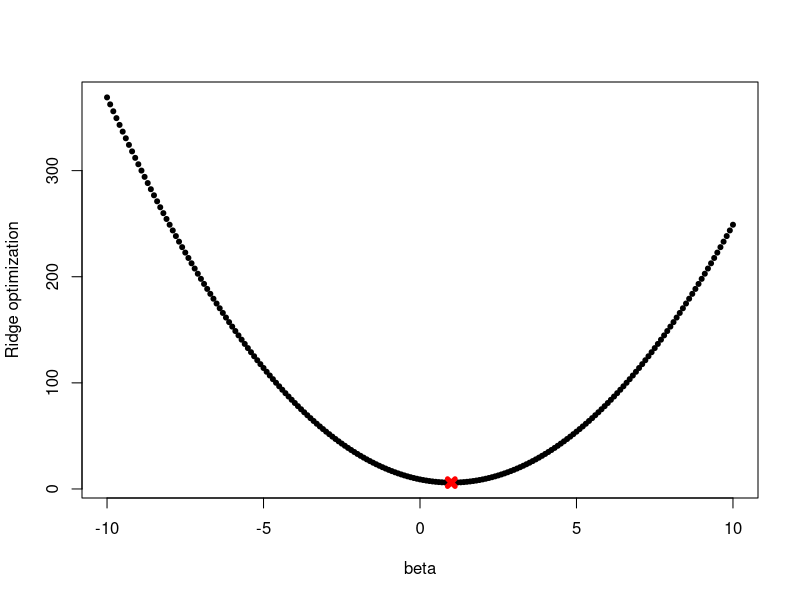
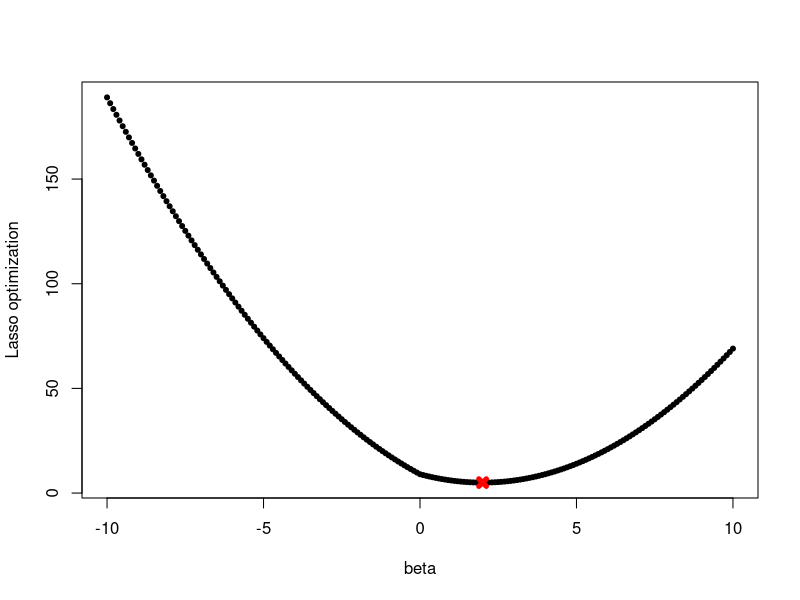
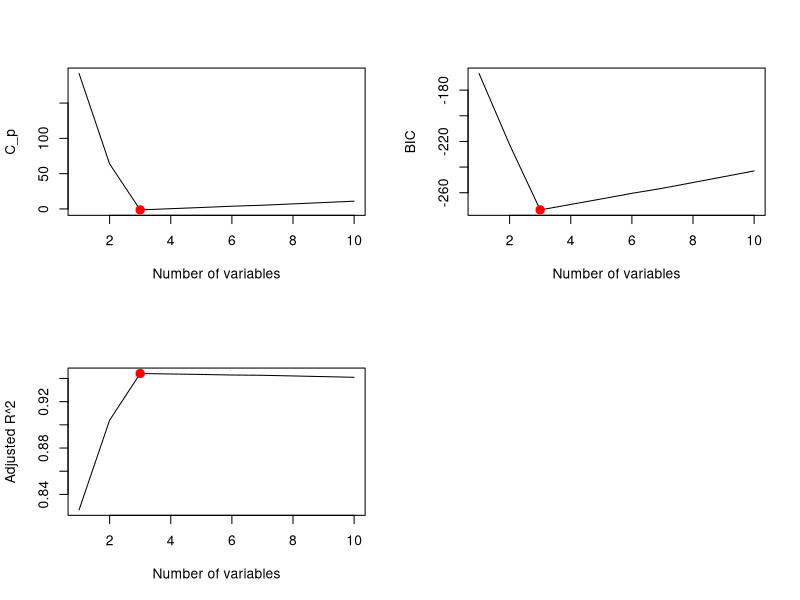
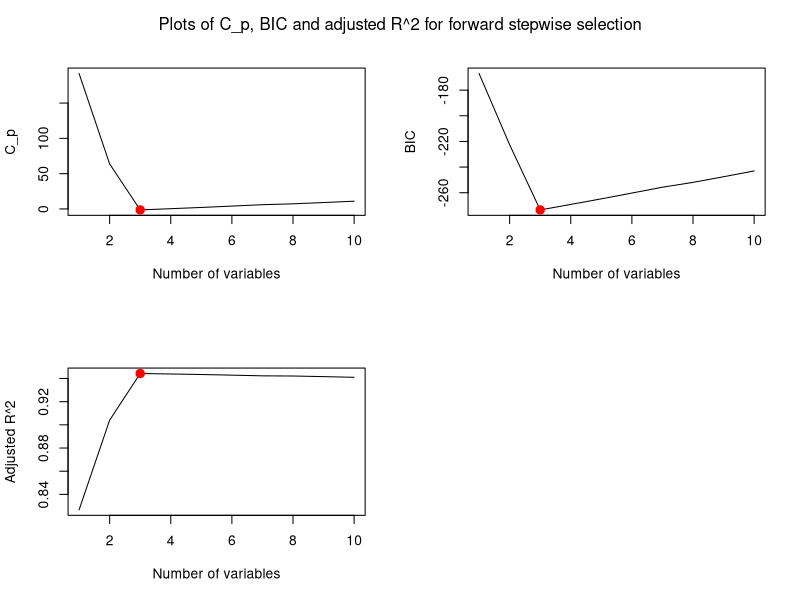
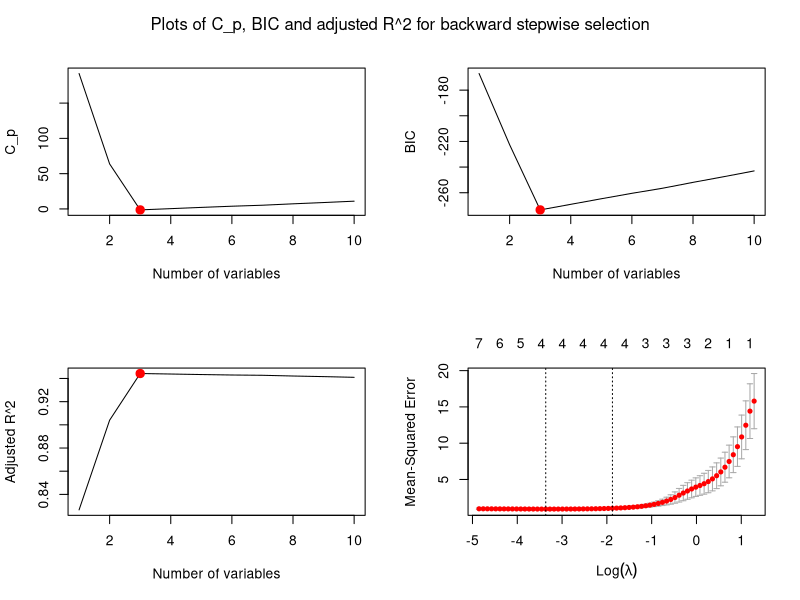
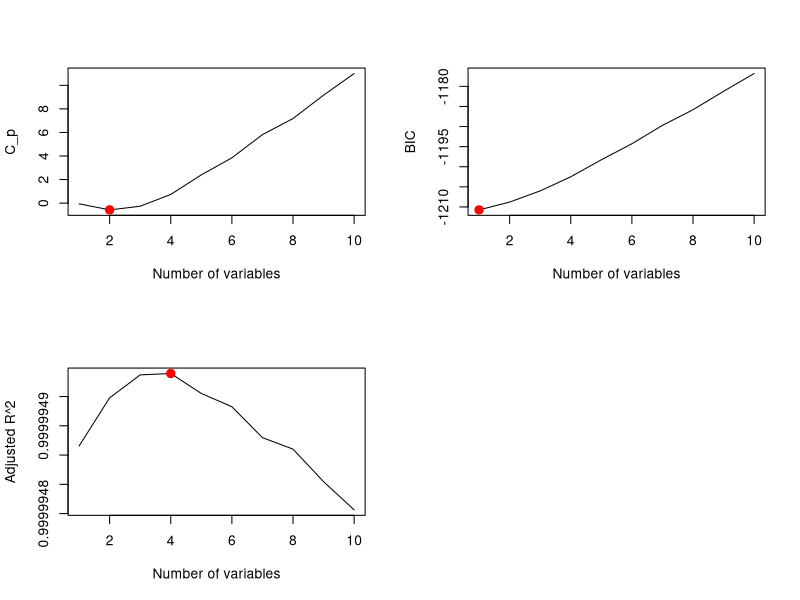

Here is the R script that generated these plots, in order: (Note: this script raises an error after producing the figures.)
## ---- chunk 1
y <- 3
lambda <- 2
beta <- seq(-10, 10, 0.1)
plot(beta, (y - beta)^2 + lambda * beta^2, pch = 20, xlab = "beta", ylab = "Ridge optimization")
beta.est <- y / (1 + lambda)
points(beta.est, (y - beta.est)^2 + lambda * beta.est^2, col = "red", pch = 4, lwd = 5)
## ---- chunk 2
y <- 3
lambda <- 2
beta <- seq(-10, 10, 0.1)
plot(beta, (y - beta)^2 + lambda * abs(beta), pch = 20, xlab = "beta", ylab = "Lasso optimization")
beta.est <- y - lambda / 2
points(beta.est, (y - beta.est)^2 + lambda * abs(beta.est), col = "red", pch = 4, lwd = 5)
## ---- chunk 3
set.seed(1)
x <- rnorm(100)
eps <- rnorm(100)
## ---- chunk 4
b0 <- 2
b1 <- 3
b2 <- -1
b3 <- 0.5
y <- b0 + b1 * x + b2 * x^2 + b3 * x^3 + eps
## ---- chunk 5
library(leaps)
data.full <- data.frame(y = y, x = x)
regfit.full <- regsubsets(y ~ x + I(x^2) + I(x^3) + I(x^4) + I(x^5) + I(x^6) + I(x^7) + I(x^8) + I(x^9) + I(x^10), data = data.full, nvmax = 10)
reg.summary <- summary(regfit.full)
par(mfrow = c(2, 2))
plot(reg.summary$cp, xlab = "Number of variables", ylab = "C_p", type = "l")
points(which.min(reg.summary$cp), reg.summary$cp[which.min(reg.summary$cp)], col = "red", cex = 2, pch = 20)
plot(reg.summary$bic, xlab = "Number of variables", ylab = "BIC", type = "l")
points(which.min(reg.summary$bic), reg.summary$bic[which.min(reg.summary$bic)], col = "red", cex = 2, pch = 20)
plot(reg.summary$adjr2, xlab = "Number of variables", ylab = "Adjusted R^2", type = "l")
points(which.max(reg.summary$adjr2), reg.summary$adjr2[which.max(reg.summary$adjr2)], col = "red", cex = 2, pch = 20)
## ---- chunk 6
coef(regfit.full, which.max(reg.summary$adjr2))
## ---- chunk 7
regfit.fwd <- regsubsets(y ~ x + I(x^2) + I(x^3) + I(x^4) + I(x^5) + I(x^6) + I(x^7) + I(x^8) + I(x^9) + I(x^10), data = data.full, nvmax = 10, method = "forward")
reg.summary.fwd <- summary(regfit.fwd)
par(mfrow = c(2, 2))
plot(reg.summary.fwd$cp, xlab = "Number of variables", ylab = "C_p", type = "l")
points(which.min(reg.summary.fwd$cp), reg.summary.fwd$cp[which.min(reg.summary.fwd$cp)], col = "red", cex = 2, pch = 20)
plot(reg.summary.fwd$bic, xlab = "Number of variables", ylab = "BIC", type = "l")
points(which.min(reg.summary.fwd$bic), reg.summary.fwd$bic[which.min(reg.summary.fwd$bic)], col = "red", cex = 2, pch = 20)
plot(reg.summary.fwd$adjr2, xlab = "Number of variables", ylab = "Adjusted R^2", type = "l")
points(which.max(reg.summary.fwd$adjr2), reg.summary.fwd$adjr2[which.max(reg.summary.fwd$adjr2)], col = "red", cex = 2, pch = 20)
mtext("Plots of C_p, BIC and adjusted R^2 for forward stepwise selection", side = 3, line = -2, outer = TRUE)
## ---- chunk 8
coef(regfit.fwd, which.max(reg.summary.fwd$adjr2))
## ---- chunk 9
regfit.bwd <- regsubsets(y ~ x + I(x^2) + I(x^3) + I(x^4) + I(x^5) + I(x^6) + I(x^7) + I(x^8) + I(x^9) + I(x^10), data = data.full, nvmax = 10, method = "backward")
reg.summary.bwd <- summary(regfit.bwd)
par(mfrow = c(2, 2))
plot(reg.summary.bwd$cp, xlab = "Number of variables", ylab = "C_p", type = "l")
points(which.min(reg.summary.bwd$cp), reg.summary.bwd$cp[which.min(reg.summary.bwd$cp)], col = "red", cex = 2, pch = 20)
plot(reg.summary.bwd$bic, xlab = "Number of variables", ylab = "BIC", type = "l")
points(which.min(reg.summary.bwd$bic), reg.summary.bwd$bic[which.min(reg.summary.bwd$bic)], col = "red", cex = 2, pch = 20)
plot(reg.summary.bwd$adjr2, xlab = "Number of variables", ylab = "Adjusted R^2", type = "l")
points(which.max(reg.summary.bwd$adjr2), reg.summary.bwd$adjr2[which.max(reg.summary.bwd$adjr2)], col = "red", cex = 2, pch = 20)
mtext("Plots of C_p, BIC and adjusted R^2 for backward stepwise selection", side = 3, line = -2, outer = TRUE)
## ---- chunk 10
coef(regfit.bwd, which.max(reg.summary.bwd$adjr2))
## ---- chunk 11
library(glmnet)
xmat <- model.matrix(y ~ x + I(x^2) + I(x^3) + I(x^4) + I(x^5) + I(x^6) + I(x^7) + I(x^8) + I(x^9) + I(x^10), data = data.full)[, -1]
cv.lasso <- cv.glmnet(xmat, y, alpha = 1)
plot(cv.lasso)
bestlam <- cv.lasso$lambda.min
bestlam
## ---- chunk 12
fit.lasso <- glmnet(xmat, y, alpha = 1)
predict(fit.lasso, s = bestlam, type = "coefficients")[1:11, ]
## ---- chunk 13
b7 <- 7
y <- b0 + b7 * x^7 + eps
data.full <- data.frame(y = y, x = x)
regfit.full <- regsubsets(y ~ x + I(x^2) + I(x^3) + I(x^4) + I(x^5) + I(x^6) + I(x^7) + I(x^8) + I(x^9) + I(x^10), data = data.full, nvmax = 10)
reg.summary <- summary(regfit.full)
par(mfrow = c(2, 2))
plot(reg.summary$cp, xlab = "Number of variables", ylab = "C_p", type = "l")
points(which.min(reg.summary$cp), reg.summary$cp[which.min(reg.summary$cp)], col = "red", cex = 2, pch = 20)
plot(reg.summary$bic, xlab = "Number of variables", ylab = "BIC", type = "l")
points(which.min(reg.summary$bic), reg.summary$bic[which.min(reg.summary$bic)], col = "red", cex = 2, pch = 20)
plot(reg.summary$adjr2, xlab = "Number of variables", ylab = "Adjusted R^2", type = "l")
points(which.max(reg.summary$adjr2), reg.summary$adjr2[which.max(reg.summary$adjr2)], col = "red", cex = 2, pch = 20)
## ---- chunk 14
coef(regfit.full, 1)
coef(regfit.full, 2)
coef(regfit.full, 4)
## ---- chunk 15
xmat <- model.matrix(y ~ x + I(x^2) + I(x^3) + I(x^4) + I(x^5) + I(x^6) + I(x^7) + I(x^8) + I(x^9) + I(x^10), data = data.full)[, -1]
cv.lasso <- cv.glmnet(xmat, y, alpha = 1)
bestlam <- cv.lasso$lambda.min
bestlam
fit.lasso <- glmnet(xmat, y, alpha = 1)
predict(fit.lasso, s = bestlam, type = "coefficients")[1:11, ]
## ---- chunk 16
set.seed(11)
train = sample(1:dim(College)[1], dim(College)[1] / 2)
test <- -train
College.train <- College[train, ]
College.test <- College[test, ]
## ---- chunk 17
fit.lm <- lm(Apps ~ ., data = College.train)
pred.lm <- predict(fit.lm, College.test)
mean((pred.lm - College.test$Apps)^2)
## ---- chunk 18
train.mat <- model.matrix(Apps ~ ., data = College.train)
test.mat <- model.matrix(Apps ~ ., data = College.test)
grid <- 10 ^ seq(4, -2, length = 100)
fit.ridge <- glmnet(train.mat, College.train$Apps, alpha = 0, lambda = grid, thresh = 1e-12)
cv.ridge <- cv.glmnet(train.mat, College.train$Apps, alpha = 0, lambda = grid, thresh = 1e-12)
bestlam.ridge <- cv.ridge$lambda.min
bestlam.ridge
pred.ridge <- predict(fit.ridge, s = bestlam.ridge, newx = test.mat)
mean((pred.ridge - College.test$Apps)^2)
## ---- chunk 19
fit.lasso <- glmnet(train.mat, College.train$Apps, alpha = 1, lambda = grid, thresh = 1e-12)
cv.lasso <- cv.glmnet(train.mat, College.train$Apps, alpha = 1, lambda = grid, thresh = 1e-12)
bestlam.lasso <- cv.lasso$lambda.min
bestlam.lasso
pred.lasso <- predict(fit.lasso, s = bestlam.lasso, newx = test.mat)
mean((pred.lasso - College.test$Apps)^2)
## ---- chunk 20
predict(fit.lasso, s = bestlam.lasso, type = "coefficients")
## ---- chunk 21
library(pls)
fit.pcr <- pcr(Apps ~ ., data = College.train, scale = TRUE, validation = "CV")
validationplot(fit.pcr, val.type = "MSEP")
pred.pcr <- predict(fit.pcr, College.test, ncomp = 10)
mean((pred.pcr - College.test$Apps)^2)
## ---- chunk 22
fit.pls <- plsr(Apps ~ ., data = College.train, scale = TRUE, validation = "CV")
validationplot(fit.pls, val.type = "MSEP")
pred.pls <- predict(fit.pls, College.test, ncomp = 10)
mean((pred.pls - College.test$Apps)^2)
## ---- chunk 23
test.avg <- mean(College.test$Apps)
lm.r2 <- 1 - mean((pred.lm - College.test$Apps)^2) / mean((test.avg - College.test$Apps)^2)
ridge.r2 <- 1 - mean((pred.ridge - College.test$Apps)^2) / mean((test.avg - College.test$Apps)^2)
lasso.r2 <- 1 - mean((pred.lasso - College.test$Apps)^2) / mean((test.avg - College.test$Apps)^2)
pcr.r2 <- 1 - mean((pred.pcr - College.test$Apps)^2) / mean((test.avg - College.test$Apps)^2)
pls.r2 <- 1 - mean((pred.pls - College.test$Apps)^2) / mean((test.avg - College.test$Apps)^2)
## ---- chunk 24
set.seed(1)
x <- matrix(rnorm(1000 * 20), 1000, 20)
b <- rnorm(20)
b[3] <- 0
b[4] <- 0
b[9] <- 0
b[19] <- 0
b[10] <- 0
eps <- rnorm(1000)
y <- x %*% b + eps
## ---- chunk 25
train <- sample(seq(1000), 100, replace = FALSE)
test <- -train
x.train <- x[train, ]
x.test <- x[test, ]
y.train <- y[train]
y.test <- y[test]
## ---- chunk 26
data.train <- data.frame(y = y.train, x = x.train)
regfit.full <- regsubsets(y ~ ., data = data.train, nvmax = 20)
train.mat <- model.matrix(y ~ ., data = data.train, nvmax = 20)
val.errors <- rep(NA, 20)
for (i in 1:20) {
    coefi <- coef(regfit.full, id = i)
    pred <- train.mat[, names(coefi)] %*% coefi
    val.errors[i] <- mean((pred - y.train)^2)
}
plot(val.errors, xlab = "Number of predictors", ylab = "Training MSE", pch = 19, type = "b")
## ---- chunk 27
data.test <- data.frame(y = y.test, x = x.test)
test.mat <- model.matrix(y ~ ., data = data.test, nvmax = 20)
val.errors <- rep(NA, 20)
for (i in 1:20) {
    coefi <- coef(regfit.full, id = i)
    pred <- test.mat[, names(coefi)] %*% coefi
    val.errors[i] <- mean((pred - y.test)^2)
}
plot(val.errors, xlab = "Number of predictors", ylab = "Test MSE", pch = 19, type = "b")
## ---- chunk 28
which.min(val.errors)
## ---- chunk 29
coef(regfit.full, which.min(val.errors))
## ---- chunk 30
val.errors <- rep(NA, 20)
x_cols = colnames(x, do.NULL = FALSE, prefix = "x.")
for (i in 1:20) {
    coefi <- coef(regfit.full, id = i)
    val.errors[i] <- sqrt(sum((b[x_cols %in% names(coefi)] - coefi[names(coefi) %in% x_cols])^2) + sum(b[!(x_cols %in% names(coefi))])^2)
}
plot(val.errors, xlab = "Number of coefficients", ylab = "Error between estimated and true coefficients", pch = 19, type = "b")
## ---- chunk 31
library(MASS)
set.seed(1)

predict.regsubsets <- function(object, newdata, id, ...) {
    form <- as.formula(object$call[[2]])
    mat <- model.matrix(form, newdata)
    coefi <- coef(object, id = id)
    xvars <- names(coefi)
    mat[, xvars] %*% coefi
}

k = 10
folds <- sample(1:k, nrow(Boston), replace = TRUE)
cv.errors <- matrix(NA, k, 14, dimnames = list(NULL, paste(1:14)))
for (j in 1:k) {
    best.fit <- regsubsets(crim ~ ., data = Boston[folds != j, ], nvmax = 14)
    for (i in 1:14) {
        pred <- predict(best.fit, Boston[folds == j, ], id = i)
        cv.errors[j, i] <- mean((Boston$crim[folds == j] - pred)^2)
    }
}
mean.cv.errors <- apply(cv.errors, 2, mean)
plot(mean.cv.errors, type = "b", xlab = "Number of variables", ylab = "CV error")
## ---- chunk 32
x <- model.matrix(crim ~ ., Boston)[, -1]
y <- Boston$crim
cv.out <- cv.glmnet(x, y, alpha = 1, type.measure = "mse")
plot(cv.out)
## ---- chunk 33
cv.out <- cv.glmnet(x, y, alpha = 0, type.measure = "mse")
plot(cv.out)
## ---- chunk 34
pcr.fit <- pcr(crim ~ ., data = Boston, scale = TRUE, validation = "CV")
summary(pcr.fit)
validationplot(pcr.fit, val.type = "MSEP")
